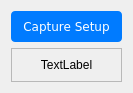
                           <widget class="QWidget" name="scrollAreaWidgetContents_3">
                            <property name="geometry">
                             <rect>
                              <x>0</x>
                              <y>0</y>
                              <width>127</width>
                              <height>90</height>
                             </rect>
                            </property>
                            <layout class="QHBoxLayout" name="horizontalLayout_36">
                             <item>
                              <layout class="QVBoxLayout" name="verticalLayout_26">
                               <item>
                                <widget class="QPushButton" name="pushButton_16">
                                 <property name="font">
                                  <font>
                                   <family>Verdana</family>
                                   <weight>50</weight>
                                   <bold>false</bold>
                                  </font>
                                 </property>
                                 <property name="styleSheet">
                                  <string notr="true">QPushButton {
    border: none;
    padding: 8px 12px;
    border-radius: 4px;
    background-color: #007bff;
    color: #fff;
}

QPushButton:hover {
    background-color: #0056b3;
}

QPushButton::indicator {
    width: 16px;
    height: 16px;
    margin-right: 6px;
}</string>
                                 </property>
                                 <property name="text">
                                  <string>Capture Setup</string>
                                 </property>
                                </widget>
                               </item>
                               <item>
                                <widget class="QFrame" name="captureSetup_Frame">
                                 <property name="frameShape">
                                  <enum>QFrame::StyledPanel</enum>
                                 </property>
                                 <property name="frameShadow">
                                  <enum>QFrame::Raised</enum>
                                 </property>
                                 <layout class="QVBoxLayout" name="verticalLayout_43">
                                  <item>
                                   <layout class="QGridLayout" name="captureSetup_gridLayout">
                                    <item row="0" column="0">
                                     <widget class="QLabel" name="captureSetup_Label">
                                      <property name="text">
                                       <string>TextLabel</string>
                                      </property>
                                      <property name="alignment">
                                       <set>Qt::AlignCenter</set>
                                      </property>
                                     </widget>
                                    </item>
                                   </layout>
                                  </item>
                                 </layout>
                                </widget>
                               </item>
                              </layout>
                             </item>
                            </layout>
                           </widget>
